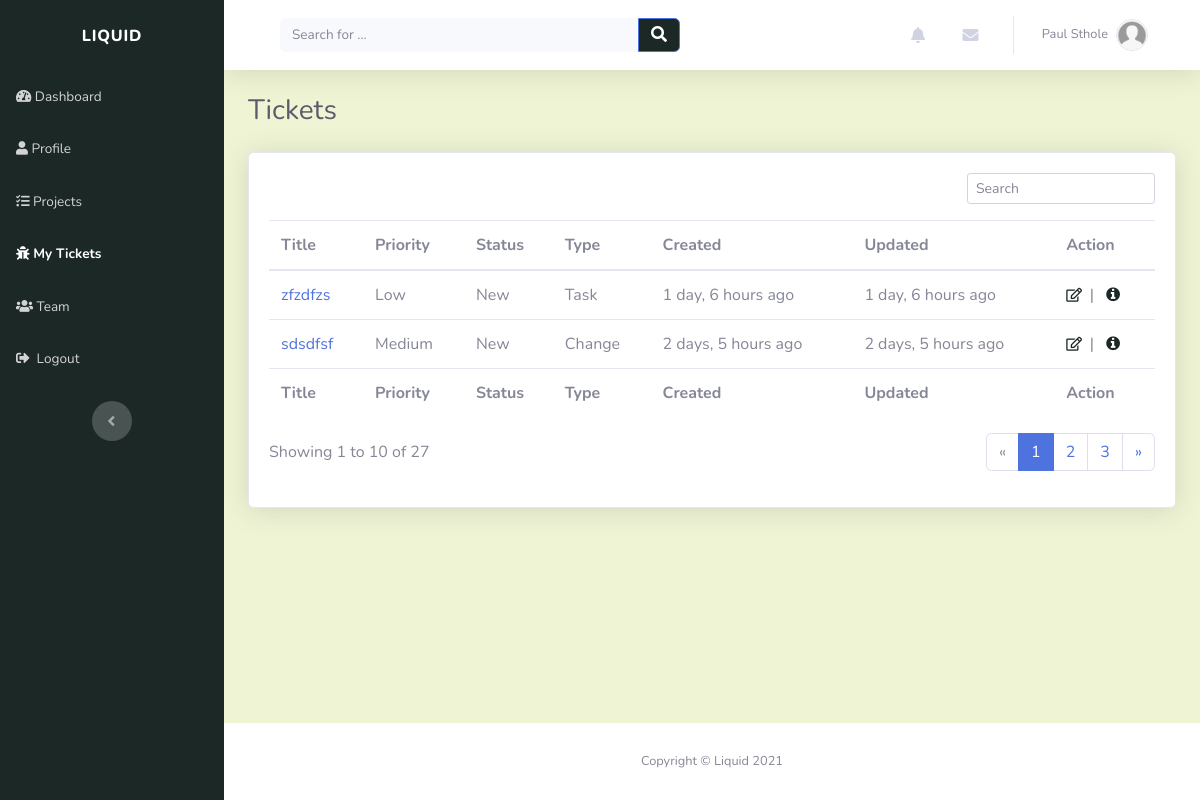
Before: /tickets/ (signed in) with the older database file.
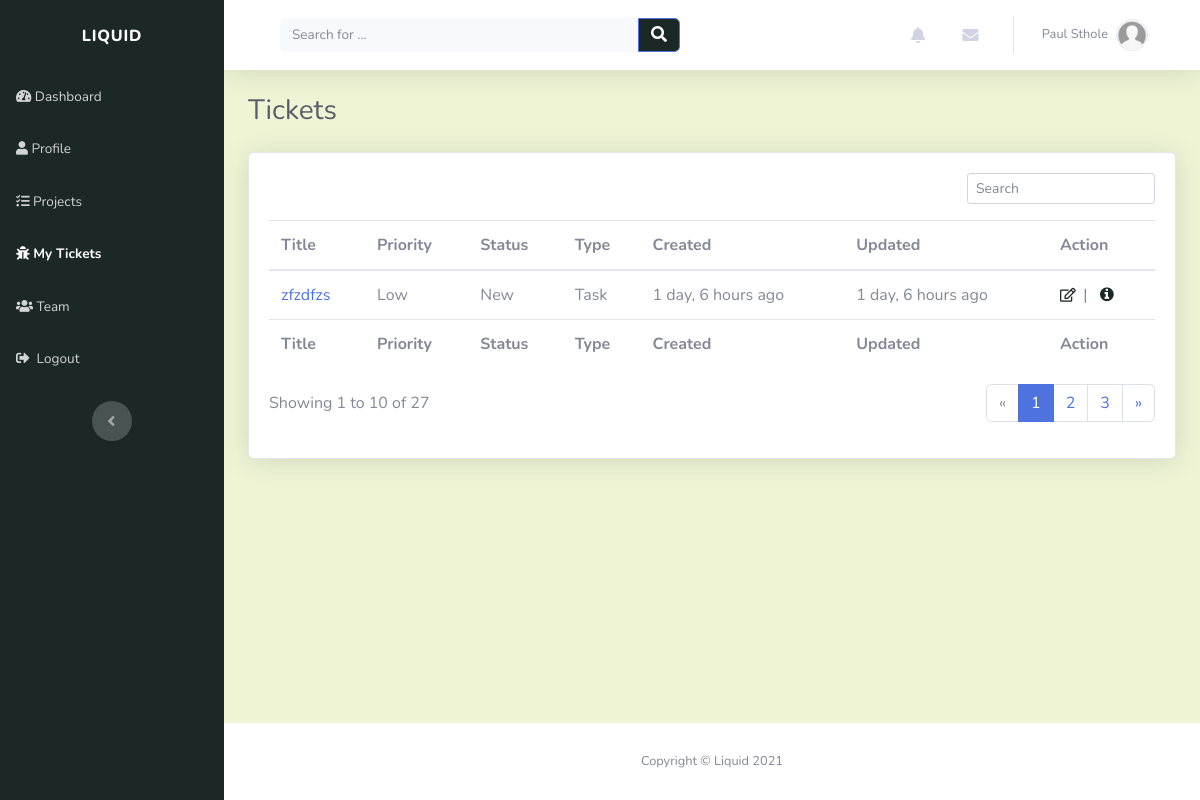
After: the same page with the newer database file.
### tickets/models.py (models this page shows, shortened)
class Ticket(models.Model):
    TICKET_PRIORITY = (
        ('LOW', 'Low'),
        ('MEDIUM', 'Medium'),
        ('HIGH', 'High'),
    )
    TICKET_STATUS = (
        ('NEW', 'New'),
        ('IN_PROGRESS', 'In Progress'),
        ('RESOLVED', 'Resolved'),
    )
    TICKET_TYPE = (
        ('TASK', 'Task'),
        ('BUG', 'Bug'),
        ('CHANGE', 'Change'),
        ('FEATURE', 'Feature request')
    )
    title = models.CharField(max_length=50)
    description = models.CharField(max_length=200)
    created_by = models.ForeignKey(Profile, on_delete=models.CASCADE)
    project = models.ForeignKey(Project, related_name="tickets", on_delete=models.CASCADE)
    created_on = models.DateTimeField(verbose_name="created_on", auto_now_add=True)
    updated = models.DateTimeField(verbose_name="date updated", auto_now=True)
    priority = models.CharField(max_length=12, choices=TICKET_PRIORITY, default='LOW')
    status = models.CharField(max_length=12, choices=TICKET_STATUS, default='NEW')
    class_type = models.CharField(max_length=12, choices=TICKET_TYPE, default='TASK')
    slug = models.SlugField(unique=True, blank=True)

### tickets/views.py (the view)
# urls.py: path('', views.tickets_view, name="tickets_page"),
@login_required(login_url='login_page')
def tickets_view(request):
    context = {}
    user = request.user
    user_profile = get_object_or_404(Profile, user=user)
    user_tickets_assignments = TicketAssignee.objects.filter(user=user_profile).order_by('-created_on')
    context['user_tickets'] = [assignment.ticket for assignment in user_tickets_assignments]
    return render(request, "tickets/tickets.html", context)

### index/custom_processors.py (called while the page is built)
def profile_processor(request):
    if request.user.is_authenticated:
        user = request.user
        user_profile = get_object_or_404(Profile, user=user)
        user_messages = DirectMessage.objects.filter(receiver=user_profile).order_by('-created_on')[:5]
        user_alerts = Alert.objects.filter(user=user_profile).order_by('-created_on')[:5]
        return {'profile': user_profile, 'direct_messages': user_messages, 'alerts': user_alerts}
    else:
        return{}

### tickets/templates/tickets/tickets.html
{% extends "index/header.html" %} {% load static %} {% block title %}Tickets{% endblock %} {% block content %}
<div class="d-sm-flex justify-content-between align-items-center mb-4">
	<h3 class="text-dark mb-0">Tickets</h3>
</div>
<div class="card shadow">
	<div class="card-body">
		<div class="row">
			<div class="col-md-12">
				<div class="text-md-right dataTables_filter" id="dataTable_filter">
					<label
						><input
							type="search"
							class="form-control form-control-sm"
							aria-controls="dataTable"
							placeholder="Search"
					/></label>
				</div>
			</div>
		</div>
		<div class="table-responsive table mt-2" id="dataTable" role="grid" aria-describedby="dataTable_info">
			<table class="table my-0" id="dataTable" aria-describedby="projects">
				<thead>
					{% include "tickets/snippets/table_header.html" %}
				</thead>
				<tbody>
					{% for ticket in user_tickets %} {% include "tickets/snippets/ticket.html" %} {%endfor%}
				</tbody>
				<tfoot>
					{% include "tickets/snippets/table_header.html" %}
				</tfoot>
			</table>
		</div>
		{% include "projects/snippets/pagination.html" %}
	</div>
</div>
{% endblock %}

### tickets/templates/tickets/snippets/ticket.html
<tr style="white-space: nowrap">
	<td><a href="{% url 'view_ticket' ticket.slug %}">{{ ticket.title | truncatechars:40 }}</a></td>
	<td>{{ ticket.priority|title }}</td>
	<td>{{ ticket.status|title }}</td>
	<td>{{ ticket.class_type|title }}</td>
	<td>{{ ticket.created_on|timesince }} ago</td>
	<td>{{ ticket.updated|timesince }} ago</td>
	<td>{% include "tickets/snippets/ticket_action.html" %}</td>
</tr>

### tickets/templates/tickets/snippets/ticket_action.html
<a role="button" href="{% url 'edit_ticket' ticket.slug %}" style="color: rgb(28, 40, 38)" title="Edit"
	><em class="far fa-edit fa-sm">&nbsp</em></a
>
|&nbsp&nbsp
<a role="button" href="{% url 'view_ticket' ticket.slug %}" style="color: rgb(28, 40, 38)" title="More information"
	><em class="fa fa-info-circle">&nbsp</em></a
>

Changed rows visible on the page:
removed Ticket: title "sdsdfsf", priority "Medium", status "New", class_type "Change", created_on "2 days, 5 hours", updated "2 days, 5 hours"
